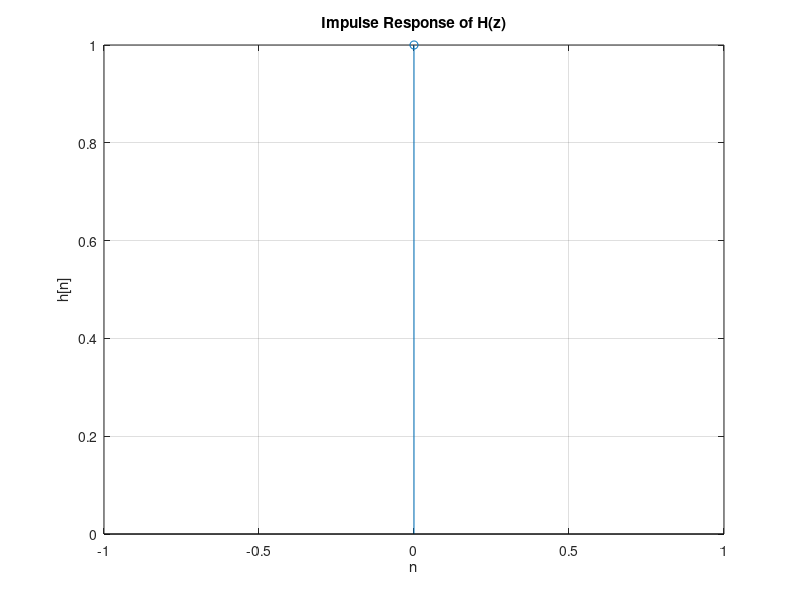

Write MATLAB code to recreate this figure.
clc;
clear all;
close all;
% Coefficients of the numerator and denominator

b = input('type in the numerator coefficients = ');

a = input('type the denomiator coefficeints = ');



% Compute the impulse response
[h, t] = impz(b, a);

% Plot the impulse response
stem(t, h);
xlabel('n');
ylabel('h[n]');
title('Impulse Response of H(z)');
grid on;
